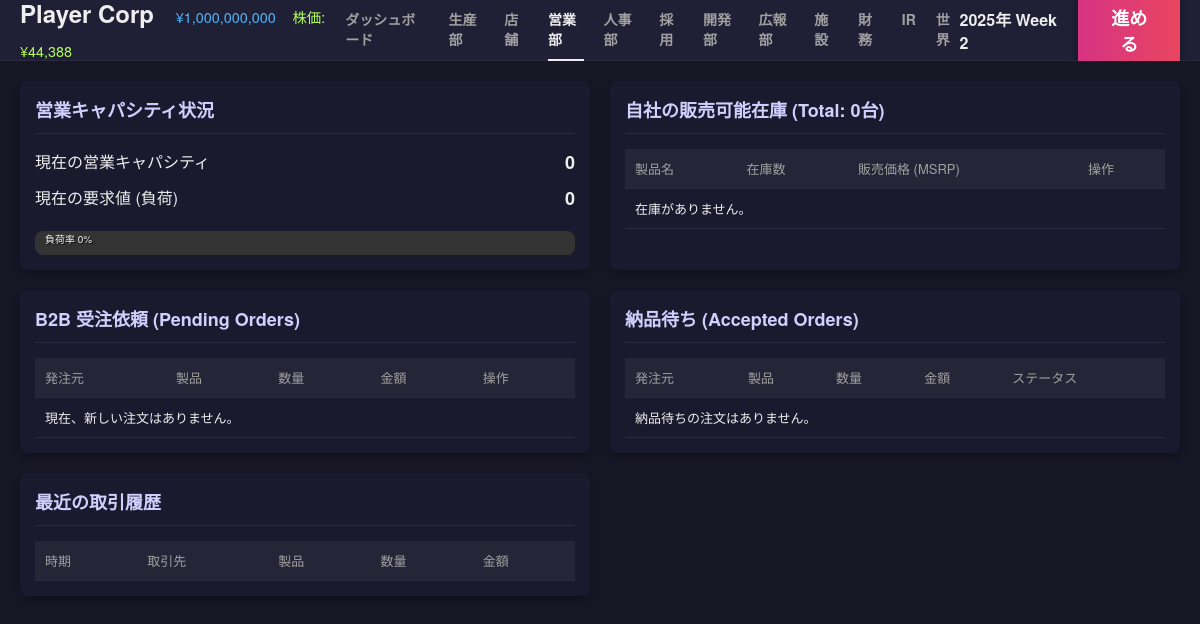
Before: /sales with the older database file.
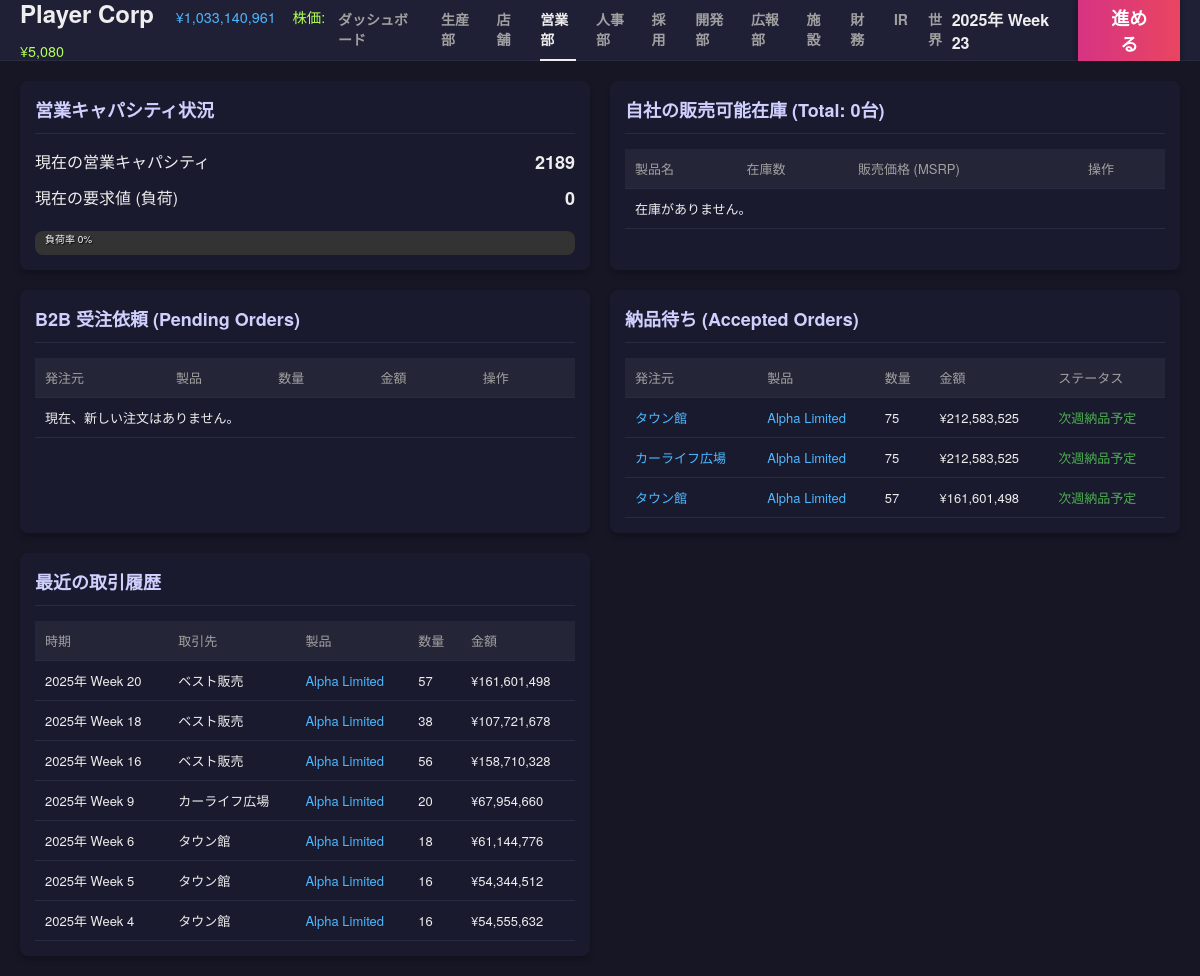
After: the same page with the newer database file.
### tables this page shows
CREATE TABLE companies (
            id INTEGER PRIMARY KEY AUTOINCREMENT,
            name TEXT,
            type TEXT, -- 'player', 'npc_maker', 'npc_retail', 'system_supplier'
            funds INTEGER,
            brand_power REAL DEFAULT 0,
            industry TEXT DEFAULT 'automotive',
            credit_rating INTEGER DEFAULT 50,
            dev_knowhow REAL DEFAULT 0,
            borrowing_limit INTEGER DEFAULT 0,
            is_active BOOLEAN DEFAULT 1,
            -- Supplier Traits
            trait_material_score REAL DEFAULT 3.0,
            trait_cost_multiplier REAL DEFAULT 1.0,
            part_category TEXT, -- 'engine', 'body', etc. for system_supplier
            
            -- Stock info
            listing_status TEXT DEFAULT 'private', -- 'private', 'public'
            stock_price INTEGER DEFAULT 50000,
            outstanding_shares INTEGER DEFAULT 20000,
            market_cap INTEGER DEFAULT 1000000000
        );

CREATE TABLE b2b_orders (
            id INTEGER PRIMARY KEY AUTOINCREMENT,
            week INTEGER,
            buyer_id INTEGER,
            seller_id INTEGER,
            design_id INTEGER,
            quantity INTEGER,
            amount INTEGER,
            status TEXT, -- 'pending', 'accepted', 'rejected', 'completed'
            FOREIGN KEY(buyer_id) REFERENCES companies(id),
            FOREIGN KEY(seller_id) REFERENCES companies(id),
            FOREIGN KEY(design_id) REFERENCES product_designs(id)
        );

CREATE TABLE product_designs (
            id INTEGER PRIMARY KEY AUTOINCREMENT,
            company_id INTEGER,
            name TEXT,
            material_score REAL,
            concept_score REAL,
            production_efficiency REAL,
            base_price INTEGER,
            sales_price INTEGER,
            status TEXT, -- 'developing', 'completed', 'obsolete'
            strategy TEXT, -- 開発方針
            developed_week INTEGER,
            parts_config TEXT, -- JSON: {part_key: {supplier_id, score, cost}}
            awareness REAL DEFAULT 0,
            FOREIGN KEY(company_id) REFERENCES companies(id)
        );

CREATE TABLE transactions (
            id INTEGER PRIMARY KEY AUTOINCREMENT,
            week INTEGER,
            type TEXT, -- 'b2b', 'b2c'
            buyer_id INTEGER,
            seller_id INTEGER,
            design_id INTEGER,
            quantity INTEGER,
            amount INTEGER
        );

### app.py (the view)
@app.route('/sales')
def sales():
    player = get_player_company()
    pending_orders = db.fetch_all("""
        SELECT o.*, c.name as buyer_name, d.name as product_name
        FROM b2b_orders o
        JOIN companies c ON o.buyer_id = c.id
        JOIN product_designs d ON o.design_id = d.id
        WHERE o.seller_id = ? AND o.status = 'pending'
    """, (player['id'],))
    accepted_orders = db.fetch_all("""
        SELECT o.*, c.name as buyer_name, d.name as product_name
        FROM b2b_orders o
        JOIN companies c ON o.buyer_id = c.id
        JOIN product_designs d ON o.design_id = d.id
        WHERE o.seller_id = ? AND o.status = 'accepted'
    """, (player['id'],))
    history = db.fetch_all("""
        SELECT t.*, c.name as partner_name, d.name as product_name
        FROM transactions t
        LEFT JOIN companies c ON (t.buyer_id = c.id AND t.seller_id = ?) OR (t.seller_id = c.id AND t.buyer_id = ?)
        LEFT JOIN product_designs d ON t.design_id = d.id
        WHERE (t.seller_id = ? OR t.buyer_id = ?) AND t.type = 'b2b'
        ORDER BY t.id DESC LIMIT 20
    """, (player['id'], player['id'], player['id'], player['id']))
    market_stocks = db.fetch_all("""
        SELECT i.quantity, i.design_id, d.name as product_name, d.sales_price, d.concept_score,
               i.company_id as seller_id, c.name as seller_name, c.brand_power
        FROM inventory i
        JOIN product_designs d ON i.design_id = d.id
        JOIN companies c ON i.company_id = c.id
        WHERE c.type IN ('npc_maker', 'player') AND c.id != ? AND c.is_active = 1 AND i.quantity > 0
    """, (player['id'],))
    my_inventory = db.fetch_all("""
        SELECT i.quantity, d.name as product_name, d.sales_price, i.design_id
        FROM inventory i JOIN product_designs d ON i.design_id = d.id
        WHERE i.company_id = ? AND i.quantity > 0
    """, (player['id'],))
    total_inventory = sum(i['quantity'] for i in my_inventory)
    return render_template('sales.html', pending_orders=pending_orders, accepted_orders=accepted_orders, history=history, market_stocks=market_stocks, my_inventory=my_inventory, total_inventory=total_inventory)

### templates/sales.html (shortened to what this page needs)
{% extends "base.html" %}
{% block content %}
<div class="dashboard-grid">
    <div class="card card-large">
        <div class="card-header">
            <h2>営業キャパシティ状況</h2>
        </div>
        <div class="card-body">
            <div class="stat-row">
                <span class="label">現在の営業キャパシティ</span>
                <span class="value">{{ header_caps.sales_capacity|int }}</span>
            </div>
            <div class="stat-row">
                <span class="label">現在の要求値 (負荷)</span>
                <span class="value">{{ header_caps.requirements.sales|int }}</span>
            </div>
            <div class="bar-container" style="width: 100%; height: 24px; margin-top: 10px;">
                {% set usage_percent = (header_caps.requirements.sales / header_caps.sales_capacity * 100)|int if header_caps.sales_capacity > 0 else 0 %}
                <span class="bar-text" style="right: auto; left: 10px;">負荷率 {{ usage_percent }}%</span>
            </div>
        </div>
    </div>
    <div class="card card-large">
        <div class="card-header">
            <h2>自社の販売可能在庫 (Total: {{ "{:,}".format(total_inventory) }}台)</h2>
        </div>
        <div class="card-body">
            <table class="data-table">
                <thead>
                    <tr>
                        <th>製品名</th>
                        <th>在庫数</th>
                        <th>販売価格 (MSRP)</th>
                        <th>操作</th>
                    </tr>
                </thead>
                <tbody>
                    {% for item in my_inventory %}
                    <tr>
                        <td><a href="{{ url_for('product_detail', design_id=item.design_id) }}" style="color: #4db8ff;">{{ item.product_name }}</a></td>
                        <td>{{ "{:,}".format(item.quantity) }}</td>
                        <td>¥{{ "{:,}".format(item.sales_price) }}</td>
                        <td>
                            <form action="{{ url_for('sales_pricing') }}" method="post" style="display: flex; gap: 5px;">
                                <input type="hidden" name="design_id" value="{{ item.design_id }}">
                                <input type="number" name="new_price" class="form-control" style="width: 100px; padding: 4px;" placeholder="新価格" value="{{ item.sales_price }}">
                                <button type="submit" class="btn btn-small btn-secondary">改定</button>
                            </form>
                        </td>
                    </tr>
                    {% else %}
                    <tr><td colspan="4">在庫がありません。</td></tr>
                    {% endfor %}
                </tbody>
            </table>
        </div>
    </div>
    <div class="card card-large">
        <div class="card-header">
            <h2>B2B 受注依頼 (Pending Orders)</h2>
        </div>
        <div class="card-body">
            <table class="data-table">
                <thead>
                    <tr>
                        <th>発注元</th>
                        <th>製品</th>
                        <th>数量</th>
                        <th>金額</th>
                        <th>操作</th>
                    </tr>
                </thead>
                <tbody>
                    {% for order in pending_orders %}
                    <tr>
                        <td><a href="{{ url_for('company_detail', company_id=order.buyer_id) }}" style="color: #4db8ff;">{{ order.buyer_name }}</a></td>
                        <td><a href="{{ url_for('product_detail', design_id=order.design_id) }}" style="color: #4db8ff;">{{ order.product_name }}</a></td>
                        <td>{{ order.quantity }}</td>
                        <td>¥{{ "{:,}".format(order.amount) }}</td>
                        <td>
                            <form action="{{ url_for('sales_action') }}" method="post" style="display:inline;">
                                <input type="hidden" name="order_id" value="{{ order.id }}">
                                <button type="submit" name="action" value="accept" class="btn btn-small btn-primary">受注</button>
                                <button type="submit" name="action" value="reject" class="btn btn-small btn-danger">拒否</button>
                            </form>
                        </td>
                    </tr>
                    {% else %}
                    <tr><td colspan="5">現在、新しい注文はありません。</td></tr>
                    {% endfor %}
                </tbody>
            </table>
        </div>
    </div>
    <div class="card card-large">
        <div class="card-header">
            <h2>納品待ち (Accepted Orders)</h2>
        </div>
        <div class="card-body">
            <table class="data-table">
                <thead>
                    <tr>
                        <th>発注元</th>
                        <th>製品</th>
                        <th>数量</th>
                        <th>金額</th>
                        <th>ステータス</th>
                    </tr>
                </thead>
                <tbody>
                    {% for order in accepted_orders %}
                    <tr>
                        <td><a href="{{ url_for('company_detail', company_id=order.buyer_id) }}" style="color: #4db8ff;">{{ order.buyer_name }}</a></td>
                        <td><a href="{{ url_for('product_detail', design_id=order.design_id) }}" style="color: #4db8ff;">{{ order.product_name }}</a></td>
                        <td>{{ order.quantity }}</td>
                        <td>¥{{ "{:,}".format(order.amount) }}</td>
                        <td><span style="color: #4caf50;">次週納品予定</span></td>
                    </tr>
                    {% else %}
                    <tr><td colspan="5">納品待ちの注文はありません。</td></tr>
                    {% endfor %}
                </tbody>
            </table>
        </div>
    </div>
    <div class="card card-large">
        <div class="card-header">
            <h2>最近の取引履歴</h2>
        </div>
        <div class="card-body">
            <table class="data-table">
                <thead>
                    <tr>
                        <th>時期</th>
                        <th>取引先</th>
                        <th>製品</th>
                        <th>数量</th>
                        <th>金額</th>
                    </tr>
                </thead>
                <tbody>
                    {% for item in history %}
                    <tr>
                        <td>{{ item.week | format_week }}</td>
                        <td>{{ item.partner_name }}</td>
                        <td><a href="{{ url_for('product_detail', design_id=item.design_id) }}" style="color: #4db8ff;">{{ item.product_name }}</a></td>
                        <td>{{ item.quantity }}</td>
                        <td>¥{{ "{:,}".format(item.amount) }}</td>
                    </tr>
                    {% endfor %}
                </tbody>
            </table>
        </div>
    </div>
</div>
{% endblock %}

### templates/base.html (shortened to what this page needs)
<!DOCTYPE html>
<html lang="ja">
<head>
    <link rel="stylesheet" href="{{ url_for('static', filename='css/style.css') }}">
</head>
<body>
    <div class="app-container">
        <header class="top-bar">
            <div class="logo-area tooltip-container">
                <h1>
                    {% if player %}
                    <span style="font-size: 0.6em; color: #4db8ff; margin-left: 15px; font-weight: normal;">¥{{ "{:,}".format(player.funds|int) }}</span>
                    {% if player.stock_price %}
                    <span style="font-size: 0.6em; color: #b2ff59; margin-left: 10px; font-weight: normal;">株価: ¥{{ "{:,}".format(player.stock_price) }}</span>
                    {% endif %}
                    {% endif %}
                </h1>
            </div>
            <nav class="top-nav">
                <a href="{{ url_for('dashboard') }}" class="{{ 'active' if active_page == 'dashboard' else '' }}">ダッシュボード</a>
                <a href="{{ url_for('production') }}" class="{{ 'active' if active_page == 'production' else '' }}">生産部</a>
                <a href="{{ url_for('store') }}" class="{{ 'active' if active_page == 'store' else '' }}">店舗</a>
                <a href="{{ url_for('sales') }}" class="{{ 'active' if active_page == 'sales' else '' }}">営業部</a>
                <a href="{{ url_for('hr') }}" class="{{ 'active' if active_page == 'hr' else '' }}">人事部</a>
                <a href="{{ url_for('hire_page') }}" class="{{ 'active' if active_page == 'hire_page' else '' }}">採用</a>
                <a href="{{ url_for('dev') }}" class="{{ 'active' if active_page == 'dev' else '' }}">開発部</a>
                <a href="{{ url_for('pr') }}" class="{{ 'active' if active_page == 'pr' else '' }}">広報部</a>
                <a href="{{ url_for('facility') }}" class="{{ 'active' if active_page == 'facility' else '' }}">施設</a>
                <a href="{{ url_for('finance') }}" class="{{ 'active' if active_page == 'finance' else '' }}">財務</a>
                <a href="{{ url_for('ir') }}" class="{{ 'active' if active_page == 'ir' else '' }}">IR</a>
                <a href="{{ url_for('world') }}" class="{{ 'active' if active_page == 'world' else '' }}">世界</a>
            </nav>
            <div class="action-area">
                <div class="date-display">{{ date_str }}</div>
                <form action="{{ url_for('next_week') }}" method="post">
                    <button type="submit" class="btn-next-week">進める</button>
                </form>
            </div>
        </header>
        <main class="main-content">
            {% block content %}{% endblock %}
        </main>
    </div>
</body>
</html>

Changed rows visible on the page:
changed companies: funds "1,000,000,000" → "1,033,140,961"; stock_price "44,388" → "5,080"
added b2b_orders: buyer_name "タウン館", product_name "Alpha Limited", quantity "75", amount "212,583,525"
added b2b_orders: buyer_name "カーライフ広場", product_name "Alpha Limited", quantity "75", amount "212,583,525"
added b2b_orders: buyer_name "タウン館", product_name "Alpha Limited", quantity "57", amount "161,601,498"
added transactions: week "2025年 Week 20", partner_name "ベスト販売", product_name "Alpha Limited", quantity "57", amount "161,601,498"
added transactions: week "2025年 Week 18", partner_name "ベスト販売", product_name "Alpha Limited", quantity "38", amount "107,721,678"
added transactions: week "2025年 Week 16", partner_name "ベスト販売", product_name "Alpha Limited", quantity "56", amount "158,710,328"
added transactions: week "2025年 Week 9", partner_name "カーライフ広場", product_name "Alpha Limited", quantity "20", amount "67,954,660"
added transactions: week "2025年 Week 6", partner_name "タウン館", product_name "Alpha Limited", quantity "18", amount "61,144,776"
added transactions: week "2025年 Week 5", partner_name "タウン館", product_name "Alpha Limited", quantity "16", amount "54,344,512"
added transactions: week "2025年 Week 4", partner_name "タウン館", product_name "Alpha Limited", quantity "16", amount "54,555,632"
Other visible differences:
{{ date_str }}: "2025年 Week 2" → "2025年 Week 23"
{{ header_caps.sales_capacity|int }}: "0" → "2189"
text no longer shown: "納品待ちの注文はありません。"
